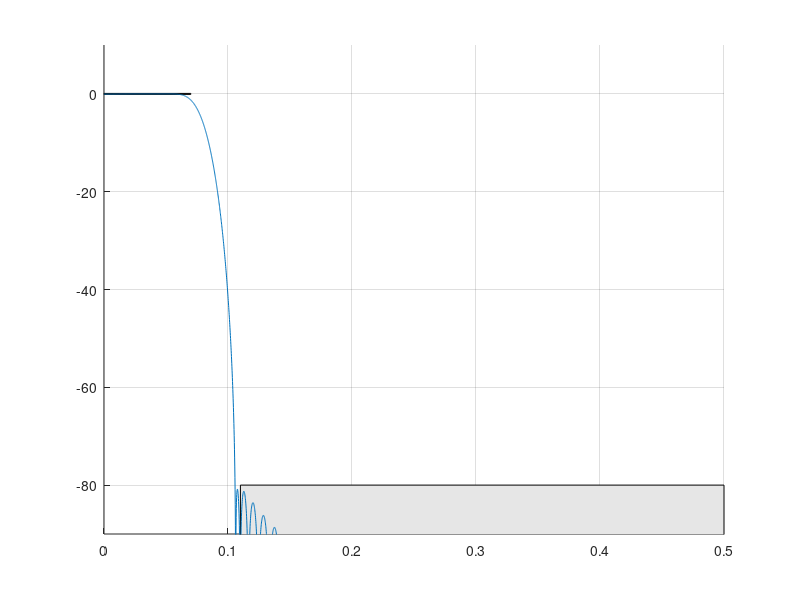
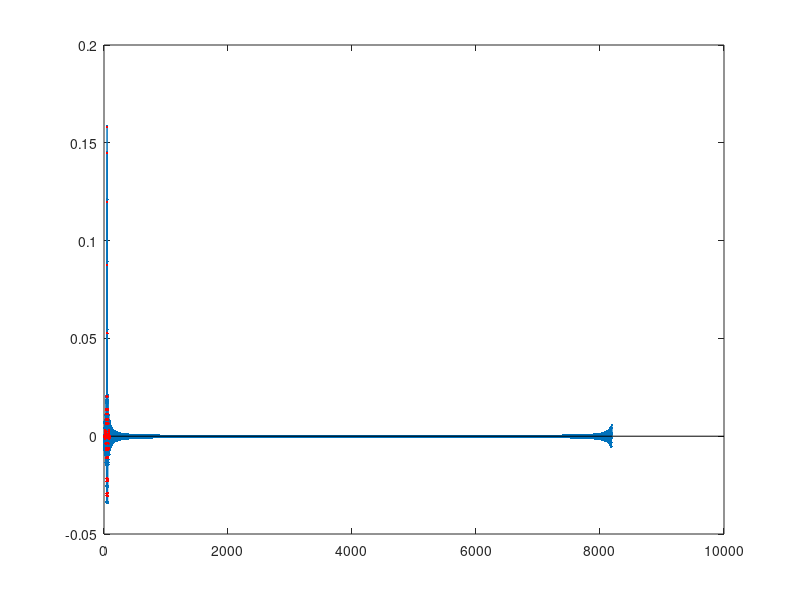

Recreate these plots in MATLAB, in order.
%%
N = 8 * 1024;
M = 100;
beta = 8; %higher lowers ripple but widens transition band


f = (0:N-1) / N;
f(N/2+1+1:N) = f(N/2+1+1:N)-1;

figure(1); clf; %make filter mask 
Fp_end = 0.07;
Fp_start = 0; 
Fs_start = 0.11;
Fs_end = 0.5;
Fp_dB_start = 0;
Fp_dB_end = 0;
Fp_dB_rip = -0.1;
Fs_dB_att = -80;


%patch([Fp_start Fp_end Fp_end Fp_start] ,[-100 -100 Fs_dB_att Fs_dB_att], 0.9 * [1 1 1]);  %comment out if not bandpass
patch([Fs_start Fs_end Fs_end Fs_start] , [-100 -100 Fs_dB_att Fs_dB_att], 0.9 * [1 1 1]);
patch([Fp_start Fp_end Fp_end Fp_start], ...
    [(Fp_dB_start - Fp_dB_rip) (Fp_dB_end - Fp_dB_rip) (Fp_dB_end + Fp_dB_rip) (Fp_dB_start + Fp_dB_rip)],...
    0.9 * [1 1 1]);
grid on;
hold on;
axis([0 0.5 -90 10]);

Hd = (abs(f) > 0 & abs(f) < 0.08); %Numbers respectively are close to start and end of passband 
Hd = Hd .* exp(-j*2*pi*f*(M-1)/2);

%if you want to have a sloped passband; comment out Hd statement if not  
slope = (Fp_dB_start-Fp_dB_end) / (Fp_start - Fp_end); 
%slope = 0.1; %alternatively, hardcode it 
Fp_height = 0.4;
%Hd = Hd .* (10 .^ ((10/ slope) .* (abs(f)- Fp_height)/20 )); 


%plot(f, 20*log10(abs(Hd)), 'r');

hd = ifft(Hd);
figure(2); clf;
n = 0:N-1;
stem(n,hd,'.');
hold on; 

win = kaiser(M,beta)';

h = hd(1:M) .* win; %coefficients 
plot(0:M-1, h, 'r.');

H = fft(h, N );
figure(1);
plot ( f(1:N/2), 20 * log10(abs(H(1:N/2))));
